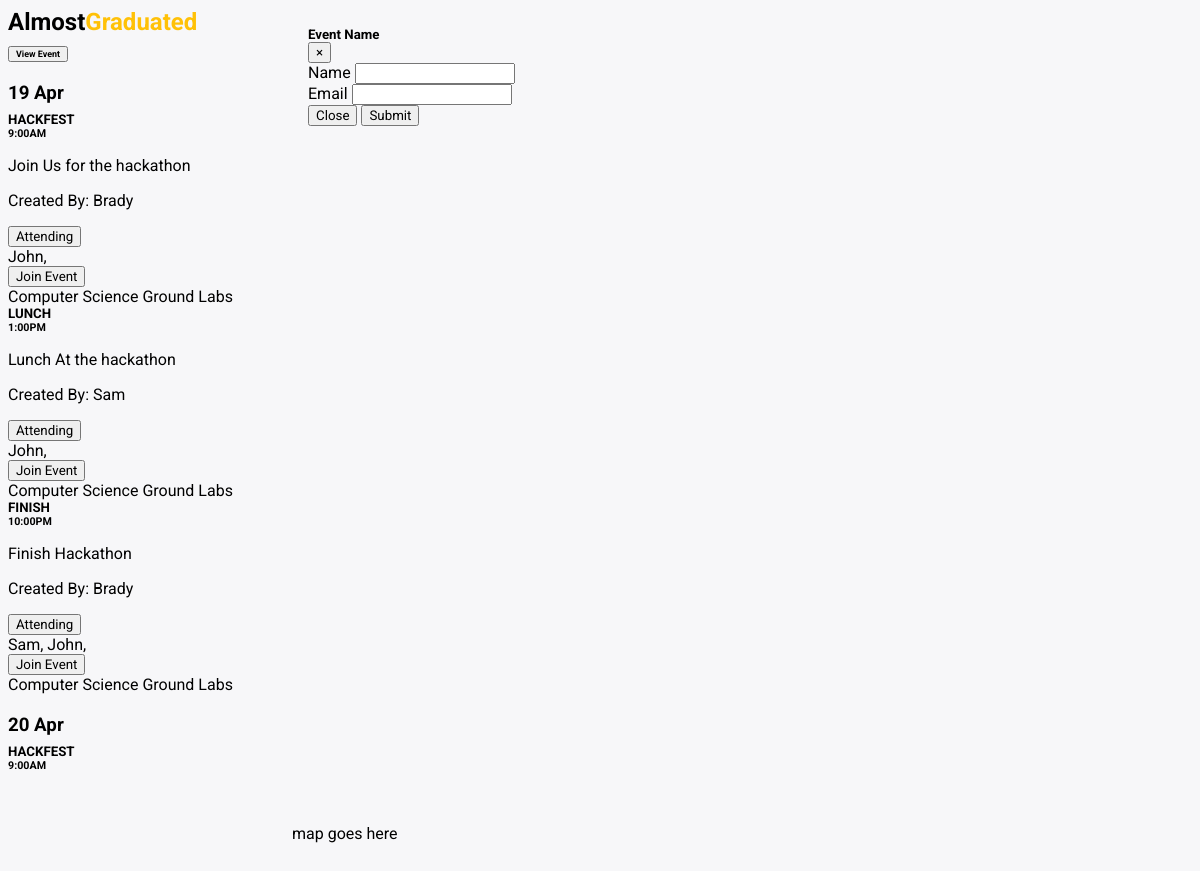
The page / on the database its author committed.
### tables this page shows
CREATE TABLE "Event" (
	`ID`	INTEGER PRIMARY KEY AUTOINCREMENT,
	`Name`	TEXT NOT NULL,
	`Time`	TEXT NOT NULL,
	`Date`	TEXT,
	`Users`	TEXT NOT NULL,
	`StudyArea`	INTEGER NOT NULL,
	`Description`	TEXT
);

CREATE TABLE "User" (
	`ID`	INTEGER PRIMARY KEY AUTOINCREMENT,
	`Name`	TEXT NOT NULL
);

CREATE TABLE "StudyArea" (
	`ID`	INTEGER PRIMARY KEY AUTOINCREMENT,
	`Name`	TEXT NOT NULL,
	`Longitude`	TEXT NOT NULL,
	`Latitude`	TEXT NOT NULL
);

### __init__.py (the view)
@app.route('/')
def index():
    try:
        db = database.db('StudyGroups.db')
        lookup = db.event_lookup
        Events = db.get_all_events()
        Length = len(Events)
        options = db.get_study_areas()
        userslookup = db.get_user
        return render_template('index.html',lenght=Length, Events=Events, lookup=lookup, options=options[0:9], userslookup=userslookup)
    except Exception as e:
        print(str(e))
    finally:
        db.close()

### database.py (called while the page is built)
	def get_user(self, id):
		decoder = json.JSONDecoder()
		id = decoder.decode(id)
		users = []
		for i in id:
			users.append(self.cursor.execute("SELECT Name FROM User WHERE ID=?",(i,)).fetchall()[0][0])
		return users

	def get_all_events(self):
		data = self.cursor.execute("SELECT * FROM Event").fetchall()
		data.sort(key=lambda tup: datetime.strptime(tup[3],'%d %b'))
		new_data = [[data[0]]]
		data.pop(0)
		for i in data:
			if i[3] == new_data[len(new_data)-1][0][3]:
				new_data[len(new_data)-1].append(i)
			else:
				new_data.append([i])
		for i in new_data:
			i.sort()
		return new_data

	def event_lookup(self, id):
		return self.cursor.execute("SELECT Name FROM StudyArea WHERE ID=?",(id,)).fetchone()[0]

	def get_study_areas(self):
		return self.cursor.execute("SELECT Name FROM StudyArea").fetchall()

	def close(self):
		self.cursor.close()
		self.conn.close()

### templates/index.html (shortened to what this page needs)
﻿<!DOCTYPE html>
<html>
<head>
    <link rel="stylesheet" type="text/css" href="../static/css/style.css">
    <link rel="stylesheet"
          href="https://unpkg.com/bootstrap-material-design@4.1.1/dist/css/bootstrap-material-design.min.css"
>
    <link rel="stylesheet" type="text/css" href="../static/css/style.css">
    <link rel="stylesheet" type="text/css" href="/css/style.css">
</head>
<body style="background: #F7F7F9">
<div class="left-container">
    <div class="card">
        <h2 class="card-header" style="alignment: center">Almost<span class="highlight">Graduated</span></h2>
    </div>
    <div class="panel-group" id="accordion">
        <div class="card">
            <div class="card-header" id="headingOne">
                <h5 class="mb-0">
                    <button class="btn btn-link" data-toggle="collapse" data-target="#collapseOne" aria-expanded="true"
                            aria-controls="collapseOne">
                        <h6>View Event</h6>
                    </button>
                </h5>
            </div>
            <div id="collapseOne" class="collapse show" aria-labelledby="headingOne" data-parent="#accordion">
                <div class="card-body" style="padding-bottom: 90px; background: #F7F7F9">
                    {% for i in range(lenght) %}
                    <h3 class="eventHeader">{{Events[i][0][3]}}</h3>
                    {% for event in Events[i] %}
                    <div class="card" onclick="get_marker({{event[5]}})" style="width: 18rem;">
                        <div class="card-body">
                            <h5 class="card-title">{{event[1]}}</h5>
                            <h6 class="card-subtitle mb-2 text-muted">{{event[2]}}</h6>
                            <p class="card-text">{{event[6]}}</p>
                            <p class="card-text">Created By: {{userslookup(event[4])[0]}}</p>
                            <div class="dropdown">
                                <button class="btn btn-secondary dropdown-toggle" type="button" id="dropdownMenuButton" data-toggle="dropdown" aria-haspopup="true" aria-expanded="false" onclick="join_event({{event[0]}})">
                                    Attending
                                </button>
                                <div class="dropdown-menu" aria-labelledby="dropdownMenuLink">
                                    {% for atendee in userslookup(event[4])[1:] %}
                                    <a class="card-text">{{atendee}},</a>
                                    {% endfor %}
                                </div>
                                <button type="button" class="btn btn-primary btn-raised btn-sm" style="right: 5px" data-target="#eventRegisterModal" data-toggle="modal">Join Event</button>
                            </div>
                            <div class="card-footer text-muted text-center">
                                {{lookup(event[5])}}
                            </div>
                        </div>
                    </div>
                    {% endfor %}
                    {% endfor %}
                </div>
            </div>
        </div>
    </div>
</div>
<div class="modal fade" id="eventRegisterModal" tabindex="-1" role="dialog" aria-labelledby="exampleModalLabel"
     aria-hidden="true">
    <div class="modal-dialog" role="document">
        <div class="modal-content">
            <div class="modal-header">
                <h5 class="modal-title" id="exampleModalLabel">Event Name</h5>
                <button type="button" class="close" data-dismiss="modal" aria-label="Close">
                    <span aria-hidden="true">&times;</span>
                </button>
            </div>
            <div class="modal-body">
                <div class="form-group">
                    <label for="nameModal" class="bmd-label-floating">Name</label>
                    <input type="text" class="form-control" id="nameModal">
                </div>
                <div class="form-group">
                    <label for="registerEmail" class="bmd-label-floating">Email</label>
                    <input type="email" class="form-control" id="registerEmail">
                </div>
            </div>
            <div class="modal-footer">
                <button type="button" class="btn btn-secondary" data-dismiss="modal">Close</button>
                <button type="button" class="btn btn-primary">Submit</button>
            </div>
        </div>
    </div>
</div>
<section id="map">
    <p>map goes here</p>
</section>
</body>
</html>

### static/css/style.css (style rules this page uses)
.highlight { color: #FFC107 }
body { background-color: #f4f4f4; }
.card { position: relative; top: 0; width: 25vw; }
.panel-group { float: left; width: 25vw; height: 93vh; overflow: scroll; padding-top: 10px; }
.left-container { float: left; width: 25vw; height: 100vh; }
#map { height: 100vh; width: 75vw; float: right; }
*, *:before, *:after { -moz-box-sizing: border-box; -webkit-box-sizing: border-box; box-sizing: border-box; font-family: 'Roboto', 'sans-serif'; }
h1, h2, h3, h4, h5, h6 { margin: 0; padding: 0; }
.eventHeader { padding-top: 20px; padding-bottom: 8px }

### rows shown on the page
Event: Date "19 Apr", Name "HACKFEST", Time "9:00AM", Description "Join Us for the hackathon", Users.Name "Brady", StudyArea.Name "Computer Science Ground Labs"
User: Name "John"
Event: Name "LUNCH", Time "1:00PM", Description "Lunch At the hackathon", Users.Name "Sam", StudyArea.Name "Computer Science Ground Labs"
Event: Name "FINISH", Time "10:00PM", Description "Finish Hackathon", Users.Name "Brady", StudyArea.Name "Computer Science Ground Labs"
User: Name "Sam"
Event: Date "20 Apr", Name "HACKFEST", Time "9:00AM"
